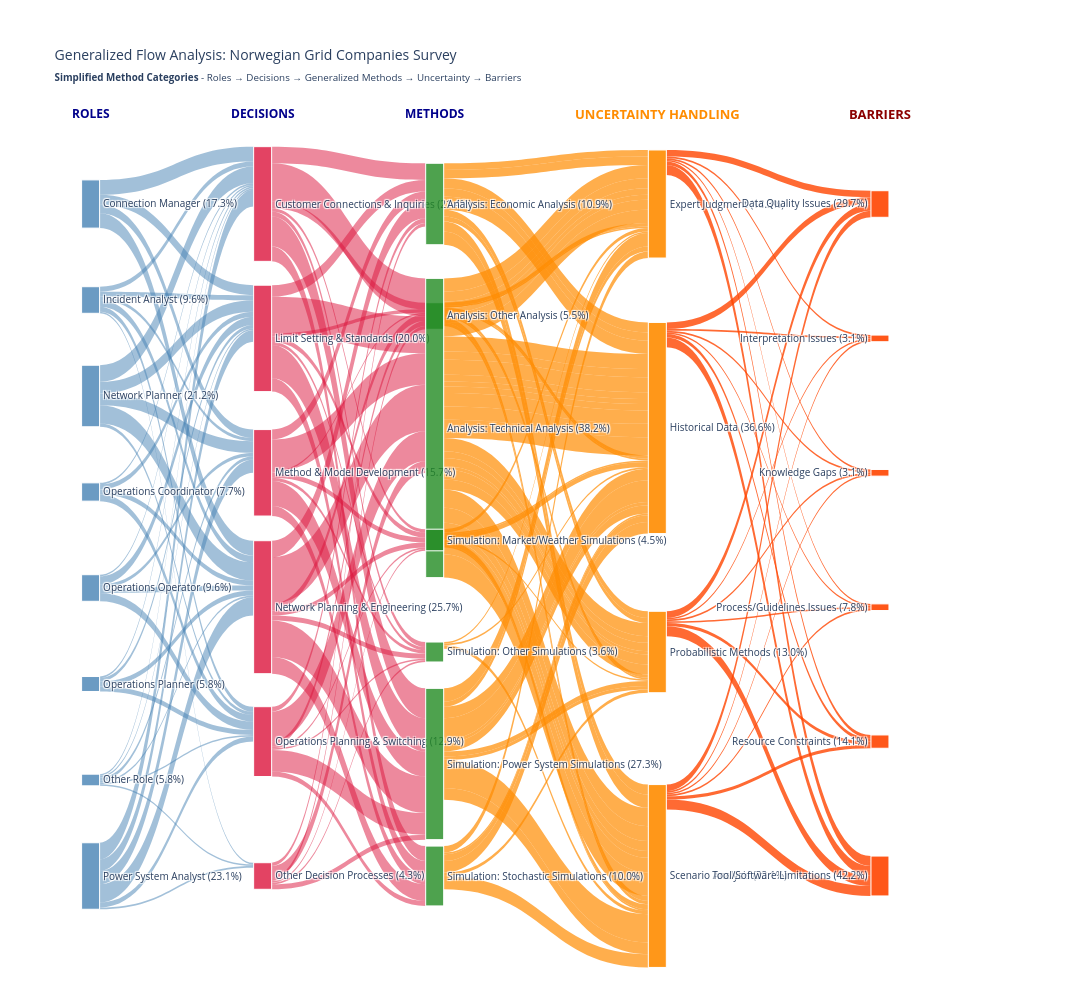
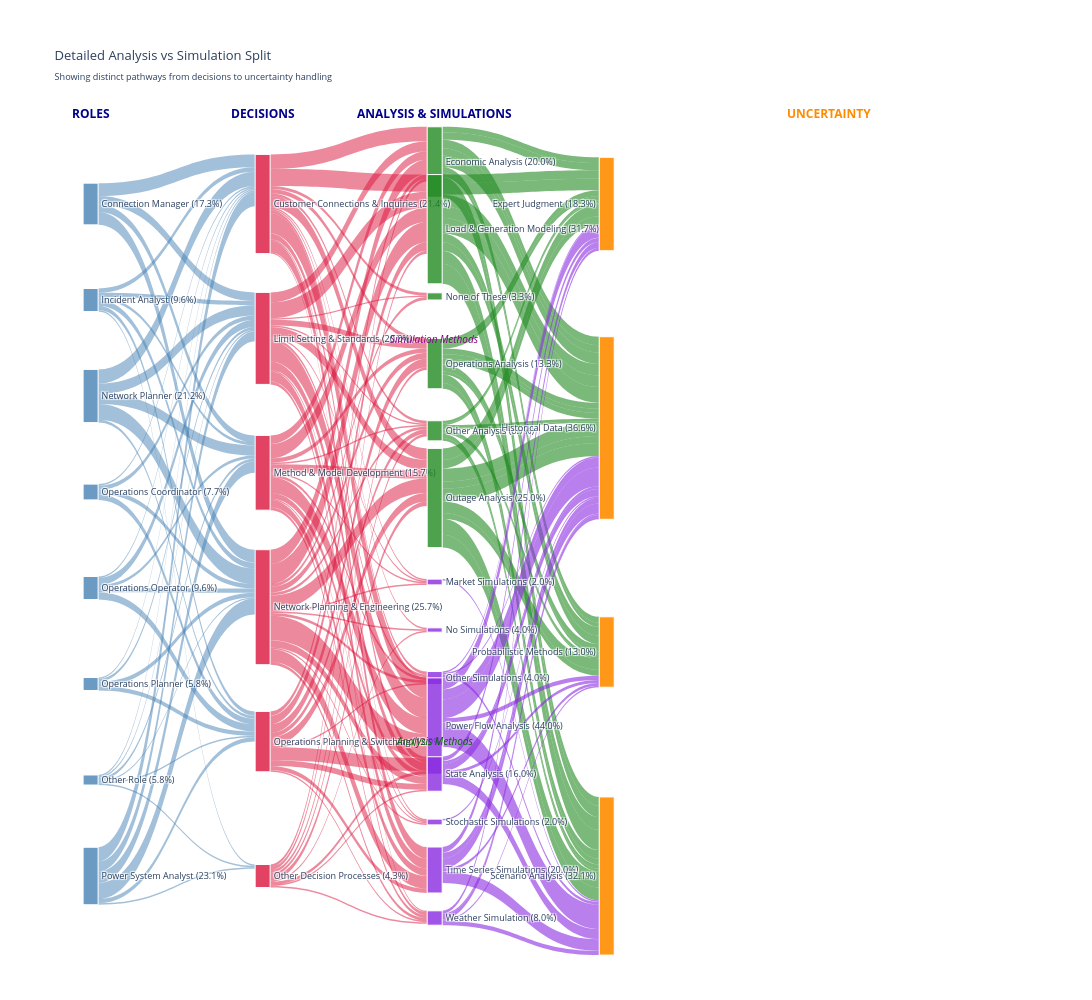

The code cell stored with these charts, in order, in its notebook:
### Code cell
# 1. Create the generalized Sankey with broader categories
print("🎯 Creating Generalized Sankey with Broader Method Categories...")
generalized_flow_data = create_generalized_flow_data_with_merged_methods(
    df_enhanced, ROLE_MAPPINGS, DECISION_MAPPINGS, ANALYSIS_MAPPINGS, 
    SIMULATION_MAPPINGS, UNCERTAINTY_GROUP_MAP, BARRIERS_MAPPINGS
)

generalized_nodes, generalized_colors, generalized_positions = create_focused_node_structure(generalized_flow_data)
generalized_sankey_fig = build_focused_sankey_with_emphasis(
    generalized_nodes, generalized_flow_data, generalized_colors, generalized_positions
)

# Update title for generalized version
generalized_sankey_fig.update_layout(
    title_text="Generalized Flow Analysis: Norwegian Grid Companies Survey<br>" +
              "<sub><b>Simplified Method Categories</b> - Roles → Decisions → Generalized Methods → Uncertainty → Barriers</sub>"
)

generalized_sankey_fig.show()

print("✅ Generalized Sankey diagram rendered")
print(f"✅ Created {len(generalized_flow_data)} flows with simplified method categories")

# 2. Create the detailed split Sankey
print("\n🔍 Creating Detailed Analysis vs Simulation Split Sankey...")
detailed_flow_data = create_detailed_analysis_simulation_sankey(
    df_enhanced, ROLE_MAPPINGS, DECISION_MAPPINGS, ANALYSIS_MAPPINGS, 
    SIMULATION_MAPPINGS, UNCERTAINTY_GROUP_MAP
)

detailed_nodes, detailed_colors, detailed_positions = create_detailed_split_node_structure(detailed_flow_data)

# Build detailed split Sankey
detailed_fig = go.Figure(data=[go.Sankey(
    node=dict(
        pad=25,
        thickness=15,
        line=dict(color="white", width=1),
        label=detailed_nodes,
        color=detailed_colors,
        x=detailed_positions['x'],
        y=detailed_positions['y']
    ),
    link=dict(
        source=[detailed_nodes.index(flow['source']) for flow in detailed_flow_data if flow['source'] in detailed_nodes and flow['target'] in detailed_nodes],
        target=[detailed_nodes.index(flow['target']) for flow in detailed_flow_data if flow['source'] in detailed_nodes and flow['target'] in detailed_nodes],
        value=[flow['value'] for flow in detailed_flow_data if flow['source'] in detailed_nodes and flow['target'] in detailed_nodes],
        color=['rgba(70, 130, 180, 0.5)' if flow['flow_type'] == 'role_decision' 
               else 'rgba(220, 20, 60, 0.5)' if flow['flow_type'] in ['decision_analysis', 'decision_simulation']
               else 'rgba(34, 139, 34, 0.6)' if flow['flow_type'] == 'analysis_uncertainty'
               else 'rgba(138, 43, 226, 0.6)' if flow['flow_type'] == 'simulation_uncertainty'
               else 'rgba(128, 128, 128, 0.5)' 
               for flow in detailed_flow_data if flow['source'] in detailed_nodes and flow['target'] in detailed_nodes]
    )
)])

# Add annotations for detailed split
detailed_annotations = [
    dict(x=0.05, y=1.02, text="<b>ROLES</b>", showarrow=False, 
         font=dict(size=12, color='darkblue'), xanchor='center'),
    dict(x=0.22, y=1.02, text="<b>DECISIONS</b>", showarrow=False,
         font=dict(size=12, color='darkblue'), xanchor='center'),
    dict(x=0.39, y=1.02, text="<b>ANALYSIS & SIMULATIONS</b>", showarrow=False,
         font=dict(size=12, color='darkblue'), xanchor='center'),
    dict(x=0.78, y=1.02, text="<b>UNCERTAINTY</b>", showarrow=False,
         font=dict(size=12, color='darkorange'), xanchor='center'),
    # Add labels for analysis vs simulation split
    dict(x=0.39, y=0.25, text="<i>Analysis Methods</i>", showarrow=False,
         font=dict(size=10, color='darkgreen'), xanchor='center'),
    dict(x=0.39, y=0.75, text="<i>Simulation Methods</i>", showarrow=False,
         font=dict(size=10, color='purple'), xanchor='center')
]

detailed_fig.update_layout(
    title_text="Detailed Analysis vs Simulation Split<br>" +
              "<sub>Showing distinct pathways from decisions to uncertainty handling</sub>",
    font_size=9,
    height=1000,
    width=1400,
    margin=dict(l=40, r=40, t=120, b=40),
    annotations=detailed_annotations,
    plot_bgcolor='rgba(248, 248, 248, 0.8)'
)

detailed_fig.show()

print("✅ Detailed Analysis vs Simulation split Sankey rendered")
print(f"✅ Created {len(detailed_flow_data)} flows showing method distinctions")

### Figure 1 — Plotly figure (JSON) as saved in the notebook; plotly's stock layout.template omitted (floating-point values rounded to 4 significant figures; data arrays with more than 128 entries replaced by an {"elided": "..."} marker saying what was removed)
{"data": [{"link": {"color": {"elided": "174 str values"}, "source": {"elided": "174 int values"}, "target": {"elided": "174 int values"}, "value": {"elided": "174 int values"}}, "node": {"color": ["rgba(70, 130, 180, 0.8)", "rgba(70, 130, 180, 0.8)", "rgba(70, 130, 180, 0.8)", "rgba(70, 130, 180, 0.8)", "rgba(70, 130, 180, 0.8)", "rgba(70, 130, 180, 0.8)", "rgba(70, 130, 180, 0.8)", "rgba(70, 130, 180, 0.8)", "rgba(220, 20, 60, 0.8)", "rgba(220, 20, 60, 0.8)", "rgba(220, 20, 60, 0.8)", "rgba(220, 20, 60, 0.8)", "rgba(220, 20, 60, 0.8)", "rgba(220, 20, 60, 0.8)", "rgba(34, 139, 34, 0.8)", "rgba(34, 139, 34, 0.8)", "rgba(34, 139, 34, 0.8)", "rgba(34, 139, 34, 0.8)", "rgba(34, 139, 34, 0.8)", "rgba(34, 139, 34, 0.8)", "rgba(34, 139, 34, 0.8)", "rgba(255, 140, 0, 0.9)", "rgba(255, 140, 0, 0.9)", "rgba(255, 140, 0, 0.9)", "rgba(255, 140, 0, 0.9)", "rgba(255, 69, 0, 0.9)", "rgba(255, 69, 0, 0.9)", "rgba(255, 69, 0, 0.9)", "rgba(255, 69, 0, 0.9)", "rgba(255, 69, 0, 0.9)", "rgba(255, 69, 0, 0.9)"], "label": ["Connection Manager\n(17.3%)", "Incident Analyst\n(9.6%)", "Network Planner\n(21.2%)", "Operations Coordinator\n(7.7%)", "Operations Operator\n(9.6%)", "Operations Planner\n(5.8%)", "Other Role\n(5.8%)", "Power System Analyst\n(23.1%)", "Customer Connections & Inquiries\n(21.4%)", "Limit Setting & Standards\n(20.0%)", "Method & Model Development\n(15.7%)", "Network Planning & Engineering\n(25.7%)", "Operations Planning & Switching\n(12.9%)", "Other Decision Processes\n(4.3%)", "Analysis: Economic Analysis\n(10.9%)", "Analysis: Other Analysis\n(5.5%)", "Analysis: Technical Analysis\n(38.2%)", "Simulation: Market/Weather Simulations\n(4.5%)", "Simulation: Other Simulations\n(3.6%)", "Simulation: Power System Simulations\n(27.3%)", "Simulation: Stochastic Simulations\n(10.0%)", "Expert Judgment\n(18.3%)", "Historical Data\n(36.6%)", "Probabilistic Methods\n(13.0%)", "Scenario Analysis\n(32.1%)", "Data Quality Issues\n(29.7%)", "Interpretation Issues\n(3.1%)", "Knowledge Gaps\n(3.1%)", "Process/Guidelines Issues\n(7.8%)", "Resource Constraints\n(14.1%)", "Tool/Software Limitations\n(42.2%)"], "line": {"color": "white", "width": 1}, "pad": 30, "thickness": 18, "x": [0.05, 0.05, 0.05, 0.05, 0.05, 0.05, 0.05, 0.05, 0.22, 0.22, 0.22, 0.22, 0.22, 0.22, 0.39, 0.39, 0.39, 0.39, 0.39, 0.39, 0.39, 0.61, 0.61, 0.61, 0.61, 0.83, 0.83, 0.83, 0.83, 0.83, 0.83], "y": [0.1, 0.2143, 0.3286, 0.4429, 0.5571, 0.6714, 0.7857, 0.9, 0.1, 0.26, 0.42, 0.58, 0.74, 0.9, 0.1, 0.2333, 0.3667, 0.5, 0.6333, 0.7667, 0.9, 0.1, 0.3667, 0.6333, 0.9, 0.1, 0.26, 0.42, 0.58, 0.74, 0.9]}, "type": "sankey"}], "layout": {"annotations": [{"font": {"color": "darkblue", "size": 12}, "showarrow": false, "text": "<b>ROLES</b>", "x": 0.05, "xanchor": "center", "y": 1.02}, {"font": {"color": "darkblue", "size": 12}, "showarrow": false, "text": "<b>DECISIONS</b>", "x": 0.22, "xanchor": "center", "y": 1.02}, {"font": {"color": "darkblue", "size": 12}, "showarrow": false, "text": "<b>METHODS</b>", "x": 0.39, "xanchor": "center", "y": 1.02}, {"font": {"color": "darkorange", "size": 13, "weight": "bold"}, "showarrow": false, "text": "<b>UNCERTAINTY HANDLING</b>", "x": 0.61, "xanchor": "center", "y": 1.02}, {"font": {"color": "darkred", "size": 13, "weight": "bold"}, "showarrow": false, "text": "<b>BARRIERS</b>", "x": 0.83, "xanchor": "center", "y": 1.02}], "font": {"size": 10}, "height": 1000, "margin": {"b": 40, "l": 40, "r": 40, "t": 120}, "plot_bgcolor": "rgba(248, 248, 248, 0.8)", "title": {"text": "Generalized Flow Analysis: Norwegian Grid Companies Survey<br><sub><b>Simplified Method Categories</b> - Roles → Decisions → Generalized Methods → Uncertainty → Barriers</sub>"}, "width": 1600}}

### Figure 2 — Plotly figure (JSON) as saved in the notebook; plotly's stock layout.template omitted (floating-point values rounded to 4 significant figures; data arrays with more than 128 entries replaced by an {"elided": "..."} marker saying what was removed)
{"data": [{"link": {"color": {"elided": "181 str values"}, "source": {"elided": "181 int values"}, "target": {"elided": "181 int values"}, "value": {"elided": "181 int values"}}, "node": {"color": ["rgba(70, 130, 180, 0.8)", "rgba(70, 130, 180, 0.8)", "rgba(70, 130, 180, 0.8)", "rgba(70, 130, 180, 0.8)", "rgba(70, 130, 180, 0.8)", "rgba(70, 130, 180, 0.8)", "rgba(70, 130, 180, 0.8)", "rgba(70, 130, 180, 0.8)", "rgba(220, 20, 60, 0.8)", "rgba(220, 20, 60, 0.8)", "rgba(220, 20, 60, 0.8)", "rgba(220, 20, 60, 0.8)", "rgba(220, 20, 60, 0.8)", "rgba(220, 20, 60, 0.8)", "rgba(34, 139, 34, 0.8)", "rgba(34, 139, 34, 0.8)", "rgba(34, 139, 34, 0.8)", "rgba(34, 139, 34, 0.8)", "rgba(34, 139, 34, 0.8)", "rgba(34, 139, 34, 0.8)", "rgba(138, 43, 226, 0.8)", "rgba(138, 43, 226, 0.8)", "rgba(138, 43, 226, 0.8)", "rgba(138, 43, 226, 0.8)", "rgba(138, 43, 226, 0.8)", "rgba(138, 43, 226, 0.8)", "rgba(138, 43, 226, 0.8)", "rgba(138, 43, 226, 0.8)", "rgba(255, 140, 0, 0.9)", "rgba(255, 140, 0, 0.9)", "rgba(255, 140, 0, 0.9)", "rgba(255, 140, 0, 0.9)"], "label": ["Connection Manager\n(17.3%)", "Incident Analyst\n(9.6%)", "Network Planner\n(21.2%)", "Operations Coordinator\n(7.7%)", "Operations Operator\n(9.6%)", "Operations Planner\n(5.8%)", "Other Role\n(5.8%)", "Power System Analyst\n(23.1%)", "Customer Connections & Inquiries\n(21.4%)", "Limit Setting & Standards\n(20.0%)", "Method & Model Development\n(15.7%)", "Network Planning & Engineering\n(25.7%)", "Operations Planning & Switching\n(12.9%)", "Other Decision Processes\n(4.3%)", "Economic Analysis\n(20.0%)", "Load & Generation Modeling\n(31.7%)", "None of These\n(3.3%)", "Operations Analysis\n(13.3%)", "Other Analysis\n(6.7%)", "Outage Analysis\n(25.0%)", "Market Simulations\n(2.0%)", "No Simulations\n(4.0%)", "Other Simulations\n(4.0%)", "Power Flow Analysis\n(44.0%)", "State Analysis\n(16.0%)", "Stochastic Simulations\n(2.0%)", "Time Series Simulations\n(20.0%)", "Weather Simulation\n(8.0%)", "Expert Judgment\n(18.3%)", "Historical Data\n(36.6%)", "Probabilistic Methods\n(13.0%)", "Scenario Analysis\n(32.1%)"], "line": {"color": "white", "width": 1}, "pad": 25, "thickness": 15, "x": [0.05, 0.05, 0.05, 0.05, 0.05, 0.05, 0.05, 0.05, 0.22, 0.22, 0.22, 0.22, 0.22, 0.22, 0.39, 0.39, 0.39, 0.39, 0.39, 0.39, 0.39, 0.39, 0.39, 0.39, 0.39, 0.39, 0.39, 0.39, 0.56, 0.56, 0.56, 0.56], "y": [0.1, 0.2143, 0.3286, 0.4429, 0.5571, 0.6714, 0.7857, 0.9, 0.1, 0.26, 0.42, 0.58, 0.74, 0.9, 0.05, 0.13, 0.21, 0.29, 0.37, 0.45, 0.55, 0.6071, 0.6643, 0.7214, 0.7786, 0.8357, 0.8929, 0.95, 0.1, 0.3667, 0.6333, 0.9]}, "type": "sankey"}], "layout": {"annotations": [{"font": {"color": "darkblue", "size": 12}, "showarrow": false, "text": "<b>ROLES</b>", "x": 0.05, "xanchor": "center", "y": 1.02}, {"font": {"color": "darkblue", "size": 12}, "showarrow": false, "text": "<b>DECISIONS</b>", "x": 0.22, "xanchor": "center", "y": 1.02}, {"font": {"color": "darkblue", "size": 12}, "showarrow": false, "text": "<b>ANALYSIS & SIMULATIONS</b>", "x": 0.39, "xanchor": "center", "y": 1.02}, {"font": {"color": "darkorange", "size": 12}, "showarrow": false, "text": "<b>UNCERTAINTY</b>", "x": 0.78, "xanchor": "center", "y": 1.02}, {"font": {"color": "darkgreen", "size": 10}, "showarrow": false, "text": "<i>Analysis Methods</i>", "x": 0.39, "xanchor": "center", "y": 0.25}, {"font": {"color": "purple", "size": 10}, "showarrow": false, "text": "<i>Simulation Methods</i>", "x": 0.39, "xanchor": "center", "y": 0.75}], "font": {"size": 9}, "height": 1000, "margin": {"b": 40, "l": 40, "r": 40, "t": 120}, "plot_bgcolor": "rgba(248, 248, 248, 0.8)", "title": {"text": "Detailed Analysis vs Simulation Split<br><sub>Showing distinct pathways from decisions to uncertainty handling</sub>"}, "width": 1400}}
